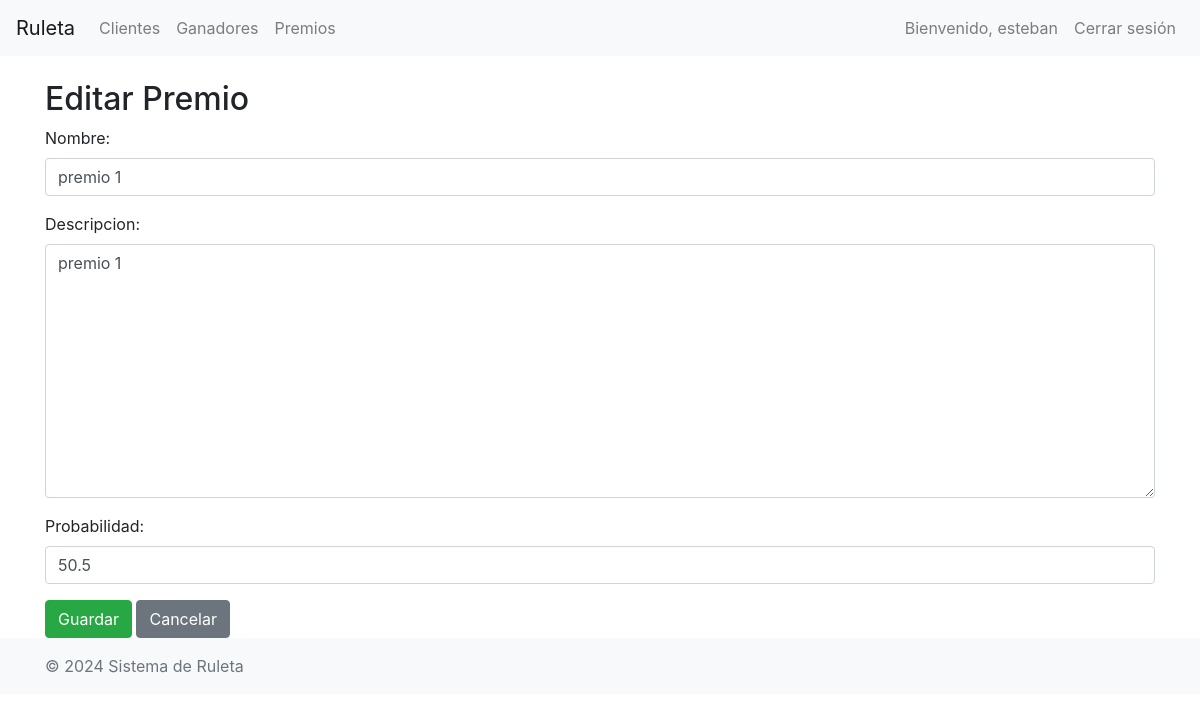
The page /ruleta/premios/editar/5/ (signed in) on the database as committed earlier.
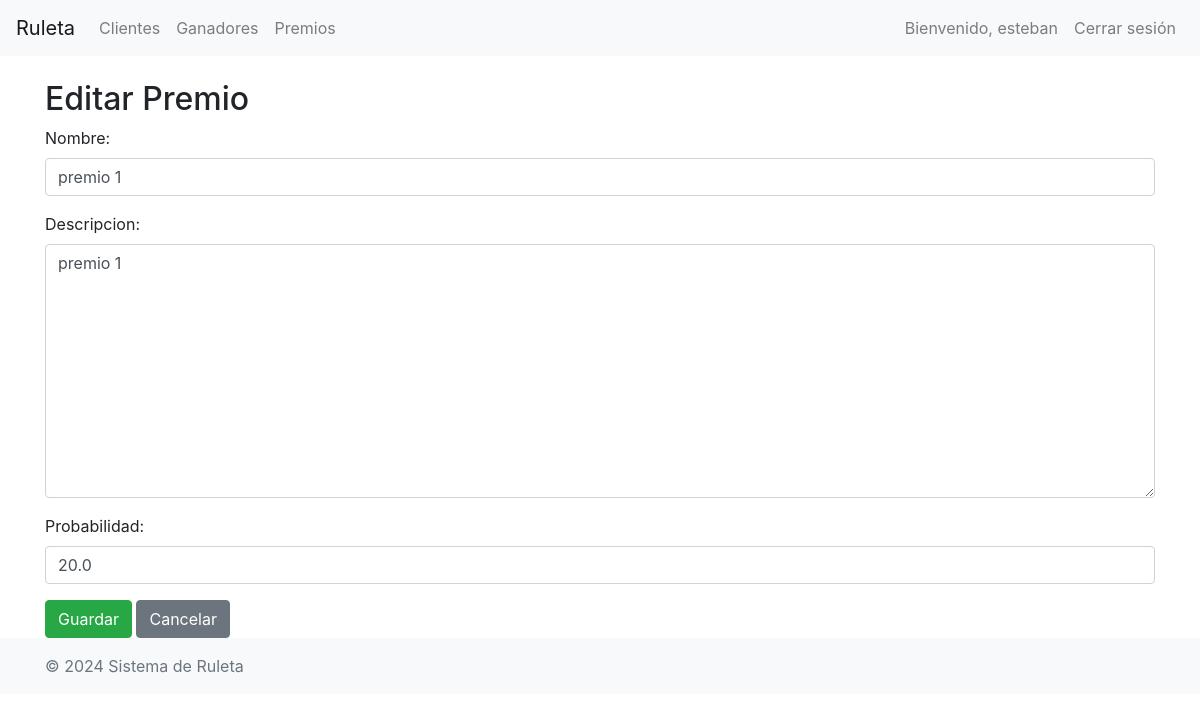
The same page on the database as committed later.
### ruleta/models.py (models this page shows, shortened)
class Premio(models.Model):
    nombre = models.CharField(max_length=100)
    descripcion = models.TextField()
    probabilidad = models.FloatField()

### ruleta/views.py (the view)
# urls.py: path('premios/editar/<int:pk>/', views.PremioUpdateView.as_view(), name='premio_update'),
class PremioUpdateView(LoginRequiredMixin, AdminRequiredMixin, UpdateView):
    model = Premio
    form_class = PremioForm
    template_name = 'ruleta/premio_form.html'
    success_url = reverse_lazy('premio_list')

### ruleta/forms.py
class PremioForm(forms.ModelForm):
    class Meta:
        model = Premio
        fields = ['nombre', 'descripcion', 'probabilidad']
        widgets = {
            'nombre': forms.TextInput(attrs={'class': 'form-control'}),
            'descripcion': forms.Textarea(attrs={'class': 'form-control'}),
            'probabilidad': forms.NumberInput(attrs={'class': 'form-control', 'step': '0.01'}),
        }

### ruleta/views.py (called while the page is built)
    def test_func(self):
        return self.request.user.is_staff or self.request.user.is_superuser

### ruleta/templates/ruleta/premio_form.html (shortened to what this page needs)
{% extends "base.html" %}
{% block content %}
  <h2>{% if form.instance.pk %}Editar Premio{% else %}Agregar Premio{% endif %}</h2>
  <form method="post">
    {{ form.as_p }}
    <button type="submit" class="btn btn-success">Guardar</button>
    <a href="{% url 'premio_list' %}" class="btn btn-secondary">Cancelar</a>
  </form>
{% endblock %}

Rows that differ between the two databases and show on the page:
changed Premio "premio 1": probabilidad "50.5" → "20.0"
